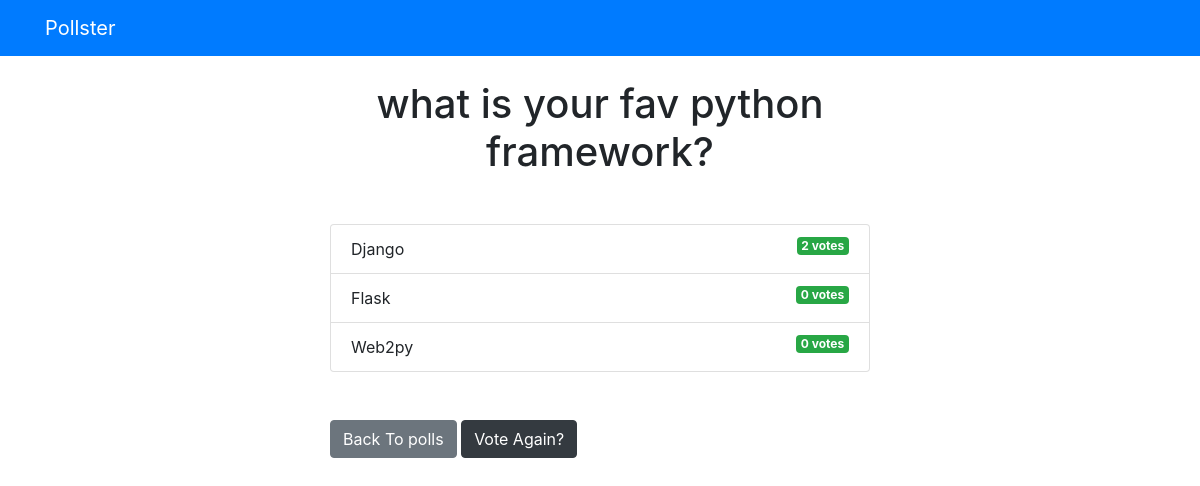
/polls/1/results/, run on an earlier commit of the app's database.
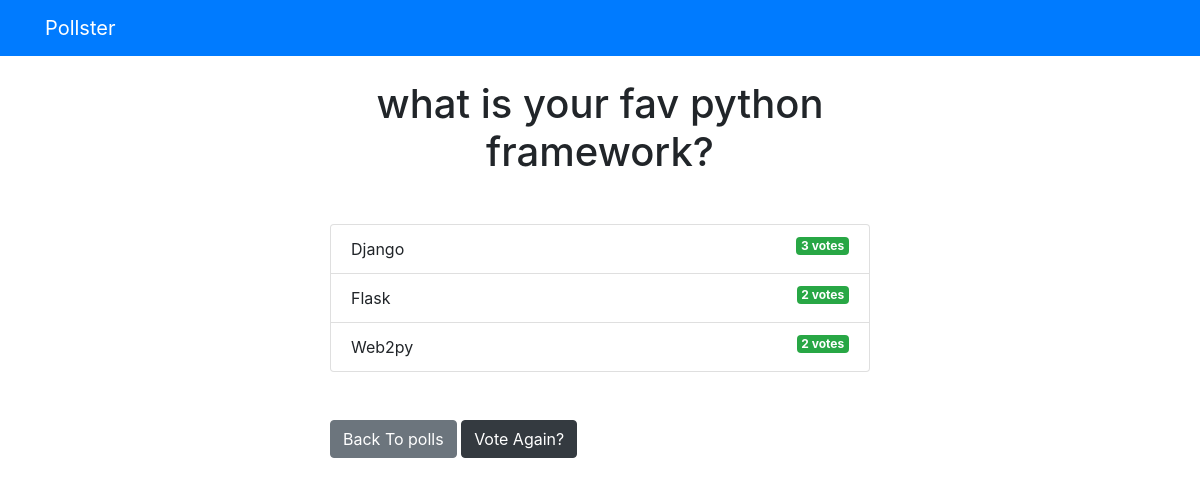
And on a later commit of the database.
### polls/models.py (models this page shows, shortened)
class Choice(models.Model):
    question = models.ForeignKey(Question, on_delete=models.CASCADE)
    choice_text = models.CharField(max_length=200)
    votes = models.IntegerField(default=0)

### polls/views.py (the view)
# urls.py: path('<int:question_id>/results/', views.results, name="results"),
def results(request, question_id):
    question = get_object_or_404(Question, pk=question_id)
    return render(request, 'polls/results.html', { 'question': question })

### templates/polls/results.html
{% extends 'base.html' %}
{% block content %}
<h1 class="mb-5 text-center">{{ question.question_text }}</h1>
<ul class="list-group mb-5">
    {% for choice in question.choice_set.all %}
    <li class="list-group-item">
        {{ choice.choice_text }} <span class="badge badge-success float-right">
            {{ choice.votes }} vote{{ choice.votes | pluralize }}
        </span>
    </li>
    {% endfor %}
</ul>
<a href="{% url 'polls:index' %}" class="btn btn-secondary">Back To polls</a>
<a href="{% url 'polls:detail' question.id %}" class="btn btn-dark">Vote Again?</a>
{% endblock %}

What changed in the data, as far as the page shows it:
changed Choice "Django": votes "2" → "3"
changed Choice "Flask": votes "0" → "2"
changed Choice "Web2py": votes "0" → "2"
